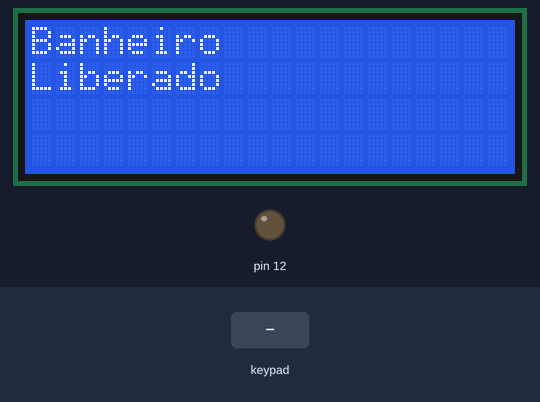
A sketch run on a simulated Arduino Uno, built with avr-gcc and run on an emulated ATmega328P. Parts: 20×4 character LCD, output pins drawn as LEDs (lit = HIGH). The inputs (shaded band) are chosen by the test bench. What the sketch prints to the serial monitor is not drawn.

Above: at 1.2 s.
1.3 s: keypad keys 2 3 4 5 # pressed 0.4 s apart
At 3.9 s:
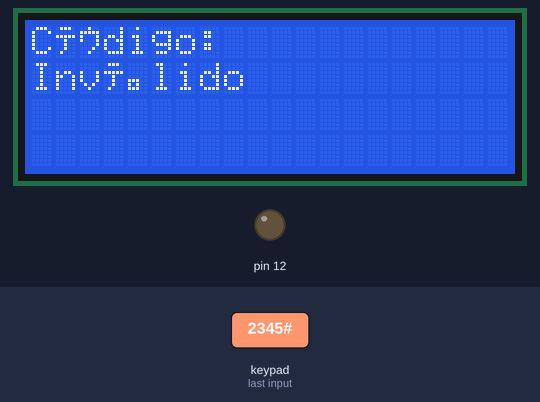
4.8 s: key 'A' pressed
At 7.0 s:
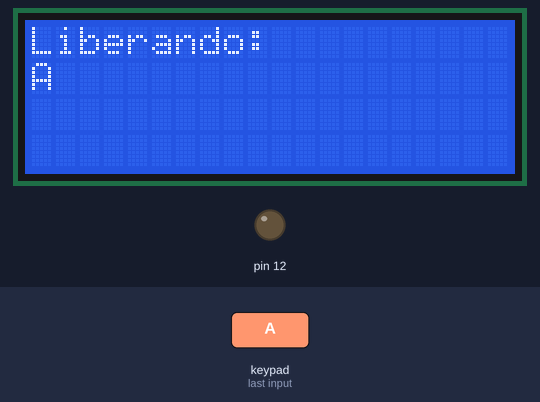
7.4 s: key '#' pressed
At 8.2 s:
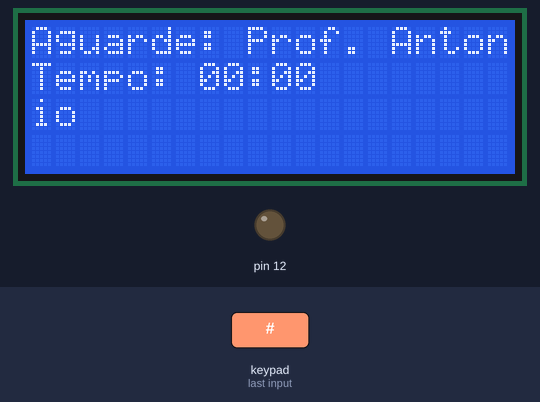
10.4 s: key '*' pressed
At 11.5 s:
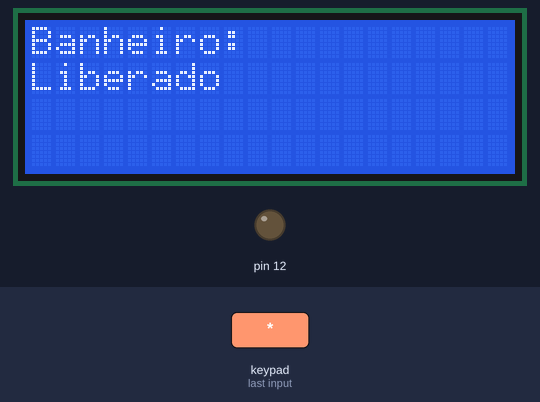
11.9 s: keypad keys 2 3 4 5 D pressed 0.4 s apart
At 14.9 s:
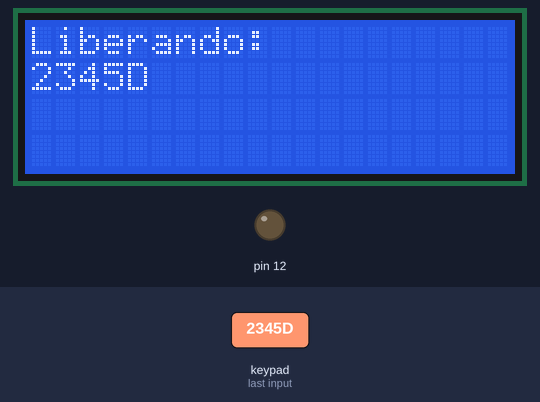
15.4 s: keypad keys 2 3 4 5 A pressed 0.4 s apart
At 17.7 s:
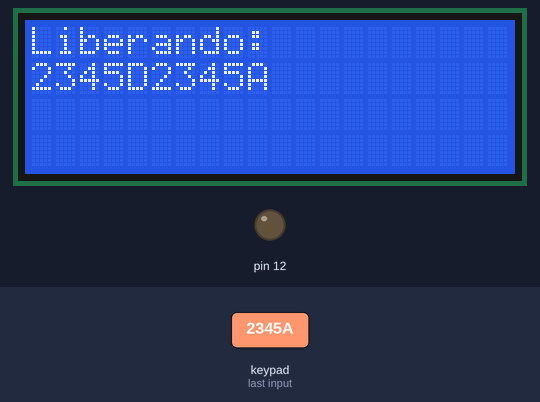
Timing chart, 0 to 19.2 s (numbered marks = the images above; inputs shaded):
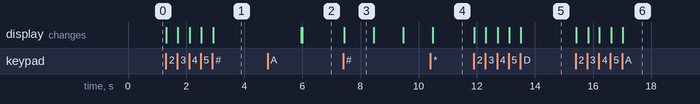

Measured:
- after the input at 1.3 s, the display: first changes at once (image 1 shows a later state)
- after the input at 4.8 s, the display: first differs from a run without the input after 1.2 s (image 2)
- after the input at 7.4 s, the display: changes after 0.05 s (image 3)
- after the input at 10.4 s, the display: changes after 0.09 s (image 4)
- after the input at 11.9 s, the display: first changes at once (image 5 shows a later state)
- after the input at 15.4 s, the display: first changes at once (image 6 shows a later state)
- what the display in image 3 shows lasts 1.1 s, from 7.4 s to 8.5 s

The sketch:

index.ino
```cpp
#include <Key.h>
#include <Keypad.h>
#include <Wire.h>
#include <LiquidCrystal_I2C.h>

#define addr  0x27
#define cols   20
#define lines    4

LiquidCrystal_I2C lcd(addr, cols, lines);

const byte r = 4;
const byte c = 4;

byte PinsR[r] = {2, 3, 4, 5};
byte PinsC[c] = {6, 7, 8, 9};

char keys[r][c] = {
  {'1','2','3','A'},
  {'4','5','6','B'},
  {'7','8','9','C'},
  {'*','0','#','D'}
};

Keypad keypad = Keypad(makeKeymap(keys), PinsR, PinsC, r, c);

const int numAlunos = 13;

String alunos[numAlunos][2] = {
  {"1", "Ana Carolina"},
  {"2", "Arthur"},
  {"3", "Bárbara"},
  {"4", "Bruno"},
  {"5", "Carol"},
  {"6", "Flavia"},
  {"7", "Gabriel"},
  {"8", "Giovana F."},
  {"9", "Giovana S."},
  {"10", "Giovana V."},
  {"11", "Guilherme O."},
  {"A", "Prof. Antonio"},
  {"B", "Prof. Bruno"},
};

bool status = false;
int temp = 0;
String accessCode = "";

void setup() {
  lcd.init();

  lcd.setBacklight(HIGH);
  lcd.setCursor(0, 0);
  lcd.print("Banheiro");
  lcd.setCursor(0, 1);
  lcd.print("Liberado");
  Serial.begin(9600);
  Serial.println("Acesso Liberado: nenhum aluno no banheiro.");

  // Configurar pinos
  pinMode(12, OUTPUT);
}

void loop() {
  char key = keypad.getKey();

  if (key != NO_KEY) {
    if (key == '*') {
      if (status) {
        status = false;
        resetDisplay();
      } else {
        accessCode = "";
        resetDisplay();
      }
    } else if (!status) {
      if (key == '#') {
        if (accessCode.length() > 0) {
          Serial.println("Acesso Verificado...");
          verificarAcesso(accessCode);
        }
      } else {
        accessCode += key;
        lcd.clear();
        lcd.setCursor(0, 0);
        lcd.print("Liberando:");
        lcd.setCursor(0, 1);
        lcd.print(accessCode);
        Serial.println("Aguardando: Aguardando o aluno confirmar o número (#).");
      }
    }
  }

  if (status) {
    lcd.setCursor(0, 1);
    if (temp < 60) {
      lcd.print("Tempo: 00:" + zero(temp));
      digitalWrite(12, LOW);
    } else {
      int minutes = temp / 60;
      int seconds = temp % 60;
      lcd.print("Tempo: " + zero(minutes) + ":" + zero(seconds));

      if(temp > 20){
        digitalWrite(12, HIGH);
      }
    }
    delay(1000);
    temp += 1;
  }
}

void resetDisplay() {
  lcd.clear();
  lcd.setCursor(0, 0);
  lcd.print("Banheiro:");
  lcd.setCursor(0, 1);
  lcd.print("Liberado");
  Serial.println("Acesso Liberado: nenhum aluno no banheiro.");
  digitalWrite(12, LOW);
}

String zero(int num) {
  if (num < 10) {
    return "0" + (String)num;
  } else {
    return (String)num;
  }
}

void verificarAcesso(String code) {
  for (int i = 0; i < numAlunos; i++) {
    if (alunos[i][0] == code) {
      status = true;
      lcd.clear();
      lcd.setCursor(0, 0);
      lcd.print("Aguarde:");
      lcd.setCursor(9, 0);
      lcd.print(alunos[i][1]);
      Serial.println("Acesso bloqueado: há um aluno no banheiro - " + alunos[i][1]);
      temp = 0;
      accessCode = "";
      return;
    }
  }

  lcd.clear();
  lcd.setCursor(0, 0);
  lcd.print("Código:");
  lcd.setCursor(0, 1);
  lcd.print("Inválido");
  Serial.println("Código inválido: o código inserido não está cadastrado em nosso sistema.");
  delay(3000);
  resetDisplay();
  accessCode = "";
}
```
